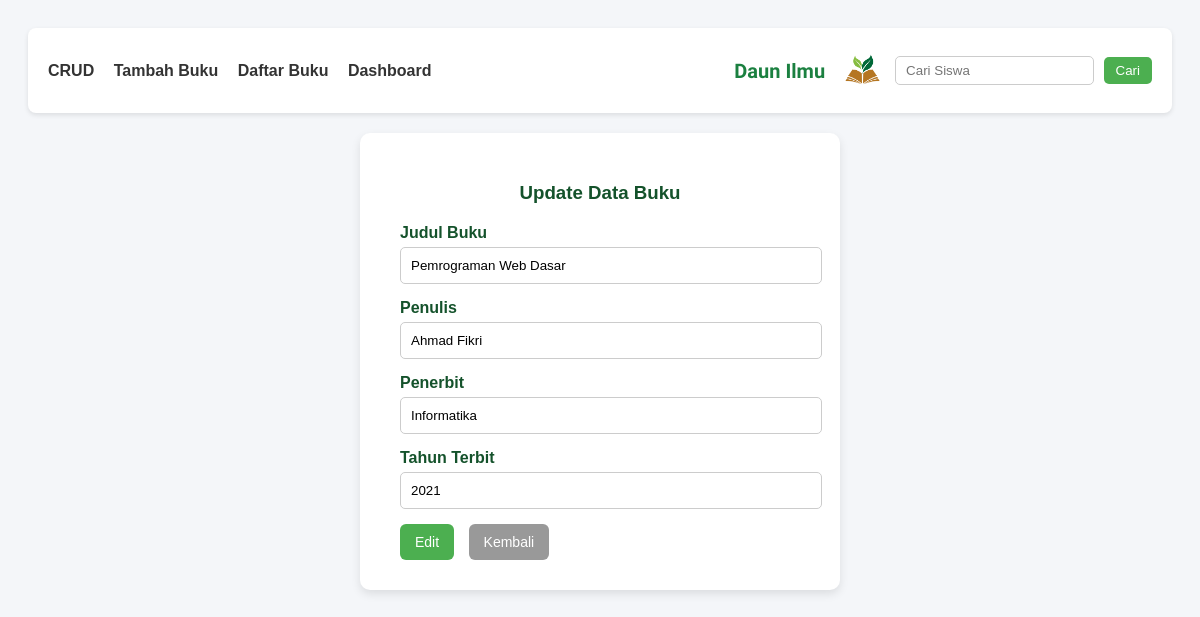
The app's page /view/edit_buku.php?id=1 (signed in) with its own data.
### tables this page shows
CREATE TABLE `buku` (
  `id_buku` int(11) NOT NULL,
  `judul` varchar(100) NOT NULL,
  `penulis` varchar(100) NOT NULL,
  `penerbit` varchar(100) NOT NULL,
  `tahun_terbit` year(4) NOT NULL
);

### model/m_koneksi.php (called while the page is built, shortened)
<?php
class m_koneksi {
  private $host = "localhost";
  private $username = "root";
  private $pass = "";
  private $db = "rpl4";
  function __construct() {
    $this->koneksi = mysqli_connect($this->host, $this->username, $this->pass, $this->db);
    if ($this->koneksi) {
      return $this->koneksi;
    } else {
      echo "koneksi kedatabase gagal";
    }
  }
}
?>

### model/m_buku.php (called while the page is built, shortened)
<?php
include_once "m_koneksi.php";
class m_buku {
  public $koneksi;
  function __construct() {
    $db = new m_koneksi();
    $this->koneksi = $db->koneksi;
  }
  function tampil_data_by_id($id) {
    $sql = "SELECT * FROM buku WHERE id_buku = $id";
    return mysqli_fetch_object(mysqli_query($this->koneksi, $sql));
  }
}
?>

### view/edit_buku.php (the view, shortened to what this page needs)
<?php
include_once '../model/m_buku.php';
$buku = new m_buku();
$id = $_GET['id'];
$data = $buku->tampil_data_by_id($id);
?>
<!DOCTYPE html>
<html>
<head>
</head>
<body>
<div class="navbar">
    <div class="navbar-left">
      <a href="#">CRUD</a>
      <a href="tambah_buku.php">Tambah Buku</a>
      <a href="daftar_buku_admin.php">Daftar Buku</a>
      <a href="dashboard_admin.php">Dashboard</a>
    </div>
    <div class="navbar-right">
         <h4>Daun Ilmu</h4>
         <img src="../asset/logo.png" alt="logo" class="logo">
      <form method="get" style="display:inline-block;">
        <input type="text" name="cari" placeholder="Cari Siswa">
        <button type="submit">Cari</button>
      </form>
    </div>
  </div>
    <div class="container mt-5">
        <h3 class="mb-4">Update Data Buku</h3>
        <form method="POST" action="../controller/c_buku.php?aksi=update">
            <div class="mb-3">
                <label>Judul Buku</label>
                <input type="text" name="judul" class="form-control" value="<?= $data->judul ?>"  required>
            </div>
            <div class="mb-3">
                <label>Penulis</label>
                <input type="text" name="penulis" class="form-control" value="<?= $data->penulis ?>" required>
            </div>
            <div class="mb-3">
                <label>Penerbit</label>
                <input type="text" name="penerbit" class="form-control" value="<?= $data->penerbit ?>" required>
            </div>
            <div class="mb-3">
                <label>Tahun Terbit</label>
                <input type="text" name="tahun_terbit" class="form-control" value="<?= $data->tahun_terbit ?>" required>
            </div>
            <button type="submit" name="daftar" class="btn btn-primary">Edit</button>
            <button href="index.php" class="btn btn-secondary">Kembali</button>
        </form>
    </div>
</body>
</html>

### view/edit_buku.php (style rules this page uses)
body { font-family: Arial, sans-serif; background: #f4f6f9; padding: 20px; }
.navbar { display: flex; justify-content: space-between; align-items: center; background: #fff; padding: 25px 20px; margin-bottom: 20px; box-shadow: 0 2px 5px rgba(0,0,0,0.1); border-radius: 8px; }
.navbar-left { font-weight: bold; }
.navbar-left a { margin-right: 15px; text-decoration: none; color: #333; }
.navbar-right { display: flex; align-items: center; gap: 15px; }
.navbar-right input[type="text"] { padding: 6px 10px; border: 1px solid #ccc; border-radius: 5px; }
.navbar-right button { padding: 6px 12px; background: #4CAF50; color: white; border: none; border-radius: 5px; margin-left: 5px; cursor: pointer; }
.navbar-right form { display: flex; align-items: center; gap: 5px; margin: 0; }
.navbar-right h4 { margin: 0; color: #1b8040ff; font-weight: bold; font-size: 20px; white-space: nowrap; font-family: "Merienda", cursive; font-optical-sizing: auto; font-weight: 600; font-style: normal; }
h3 { text-align: center; margin-bottom: 20px; color: #14522bff; }
.navbar-right .logo { width: 35px; height: 35px; object-fit: contain; margin-left: 5px; }
.container { max-width: 400px; margin: 0 auto; background: #fff; padding: 30px 40px; border-radius: 10px; box-shadow: 0 4px 10px rgba(0,0,0,0.1); }
.container label { display: block; font-weight: bold; margin-bottom: 5px; color: #14522bff; }
.container input[type="text"] { width: 100%; padding: 10px; margin-bottom: 15px; border: 1px solid #ccc; border-radius: 5px; transition: border-color 0.3s; }
.btn { padding: 10px 15px; border: none; border-radius: 6px; cursor: pointer; font-size: 14px; }
.btn-primary { background-color: #4CAF50; color: white; }
.btn-secondary { background-color: #999; color: white; margin-left: 10px; transition: background-color 0.3s ease; }

### records on screen
buku: judul "Pemrograman Web Dasar", penulis "Ahmad Fikri", penerbit "Informatika", tahun_terbit "2021"
